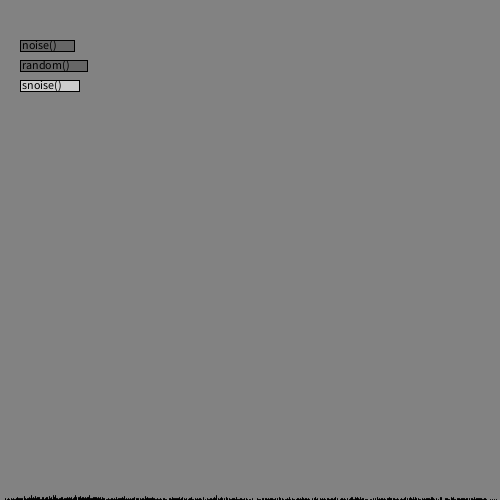
Frame 1 (no input)
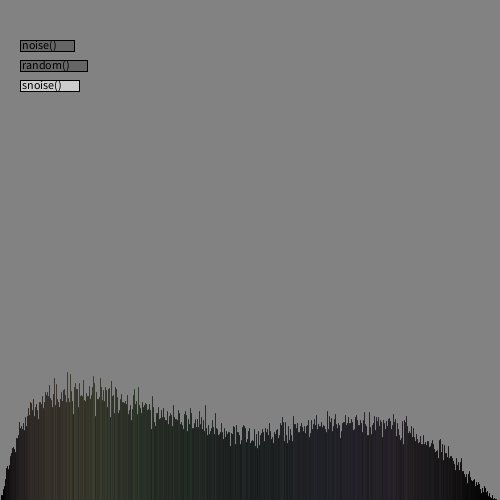
Frame 60 (the mouse pressed at the canvas centre just before this capture)
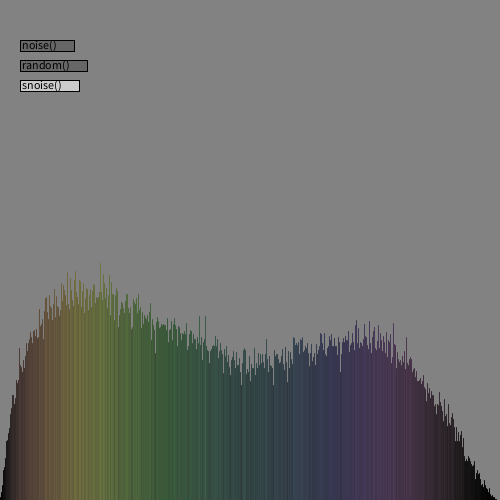
Frame 120 (the mouse held since frame 60 and released just before this capture)

The Processing sketch that drew these frames (run headless with seeded random() and noise(); from frame 60 on, the mouse is pressed at the canvas centre):

// Processing sketch: random_vs_noise
// ── random_vs_noise.pde
/*
  This program studies what happens when you use noise() or random()
  to define the hue component of a color.
  
  random() covers the whole spectrum and you get all kinds of hues.
  
  noise() does not cover the whole spectrum. Reds, oranges and yellows are missing.
  
  snoise(), a custom function, tries to improve this by stretching the noise()
  values. But red is still missing.

*/

float[] n;
Button b1;
Button b2;
Button b3;
boolean doWork = true;
int modeID = 2;

void setup() {
  size(500, 500);
  colorMode(HSB, 500);
  n = new float[width];
  reset();
  b1 = new Button(0, "noise()", 20, 40);
  b2 = new Button(1, "random()", 20, 60);
  b3 = new Button(2, "snoise()", 20, 80);
}
void reset() {
  for (int i = 0; i<width; i++) {
    n[i] = 0;
  }
  doWork = true;
}
float snoise(float x, float y, float z) {
  float n = noise(x, y, z);
  if (n > 0.5) {
    n = pow(2*(1-n), 3) / 2; // 0.5 .. 1 >> 1 .. 0
    n = 1 - n;
  } 
  else {
    n = pow(2*n, 3) / 2;
  }
  return n;
}
void calculate() {
  for (int j = 0; j<1000; j++) {
    int r = 0;
    switch(modeID) {
    case 0:
      r = int(noise(frameCount/10.0, j/10.0) * width);
      break;
    case 1:
      r = int(random(0, width));
      break;
    case 2:
      r = int(snoise(frameCount/10.0, j/10.0, 0) * width);
      break;
    }
    n[r] += 0.6;
    if (n[r] > height) {
      doWork = false;
    }
  }
}
void draw() {
  background(255);
  if (doWork) {
    calculate();
  }
  for (int i = 0; i<width; i++) {
    stroke(i, n[i], n[i]);
    line(i, height, i, height-n[i]);
    stroke(0);
  }
  b1.draw();
  b2.draw();
  b3.draw();
}
class Button {
  int id;
  String t;
  int x;
  int y;
  int w;
  int h;
  Button(int id, String t, int x, int y) {
    this.id = id;
    this.t = t;
    this.x = x;
    this.y = y;
    this.w = int(textWidth(t)) + 20;
    this.h = int(textAscent() + textDescent());
  }
  void draw() {
    boolean inside = mouseOver();
    fill(inside ? 500 : (modeID == id ? 400 : 200));
    rect(x, y, w, h);
    fill(0);
    text(t, x+2, y+h-2);
    if (inside && mousePressed) {
      modeID = id;
      reset();
    }
  }
  boolean mouseOver() {
    return mouseX >= x && mouseX <= x+w && mouseY >= y && mouseY <= y+h;
  }
}
